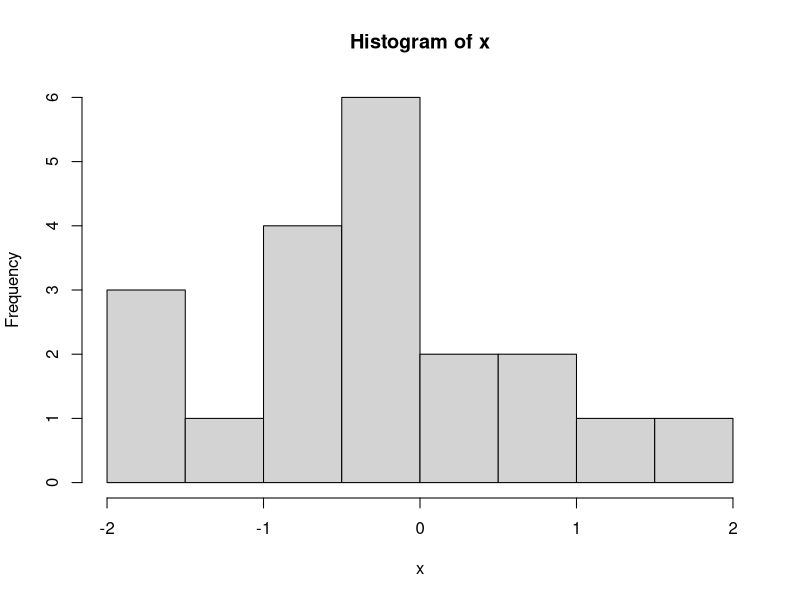

This chart was generated by the following R code:
sum <- 1 + 1

print(sum)

x <- rnorm(20)

sum(x)

pdf('hist_plott.pdf')
hist(x)

print("Lorem ipsum dolor sit amet, consectetur adipiscing elit. Aliquam elementum viverra purus ac mollis. Cras sagittis iaculis augue, ac posuere arcu pretium sed. Phasellus nibh lorem, placerat nec dictum non, posuere id ipsum. Suspendisse varius rutrum nisi, finibus tristique risus cursus non. Pellentesque eu velit quis purus posuere feugiat. Integer fringilla iaculis nisi, in placerat orci dignissim vel. Etiam maximus eros nec purus laoreet, sed vehicula neque porttitor. Sed at gravida elit, vitae pretium purus. Phasellus eu blandit metus. Nunc auctor cursus lectus quis tempus. Quisque velit lectus, ultricies nec neque eget, malesuada convallis nisl.

Donec efficitur ante id ex iaculis commodo. In varius, nibh a aliquam tincidunt, ex leo maximus ipsum, quis porttitor est est sed diam. Morbi sodales turpis eu mauris vestibulum varius. Suspendisse facilisis varius neque, ut rhoncus lacus euismod non. Nullam ut dui fringilla, iaculis nisi vel, viverra lectus. Mauris hendrerit non lorem quis fermentum. Nam commodo eu elit eu vulputate.

Duis nisl arcu, cursus at sem id, dictum imperdiet nunc. Pellentesque cursus at arcu a dictum. Curabitur faucibus a est in eleifend. Suspendisse potenti. Pellentesque bibendum nibh id arcu suscipit tempor. Quisque vulputate dolor aliquet arcu scelerisque, non venenatis lacus dictum. Nulla sed sagittis sem. Donec rutrum magna dui, vel facilisis turpis porttitor ac.

Sed neque leo, iaculis ut convallis vitae, maximus at odio. Proin et metus at augue ultrices iaculis a ac massa. Praesent porta ex massa, id congue dui ullamcorper id. Phasellus rutrum suscipit tortor, quis porttitor odio luctus quis. Quisque mollis lectus nisl. Nam euismod non augue quis elementum. Sed sollicitudin, turpis at varius bibendum, urna libero varius est, nec viverra turpis est vel ante. In facilisis felis id interdum aliquet.

Phasellus eu metus lectus. Donec molestie luctus dolor, vitae tristique lacus euismod in. Phasellus sodales, turpis in maximus molestie, lacus massa iaculis erat, eu vestibulum dui metus sit amet nisl. Cras rutrum felis lectus, nec tristique magna pharetra non. Praesent et tellus sed lorem viverra suscipit. Mauris quis orci et nunc consectetur elementum. In a felis quis erat cursus malesuada. Quisque tellus metus, volutpat sed magna quis, dictum dictum erat");
